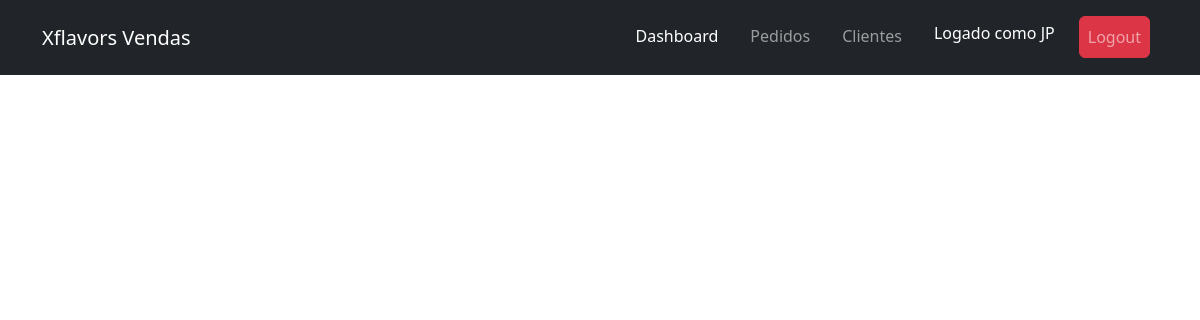
/pedidos/15 (signed in), run on an earlier commit of the app's database.
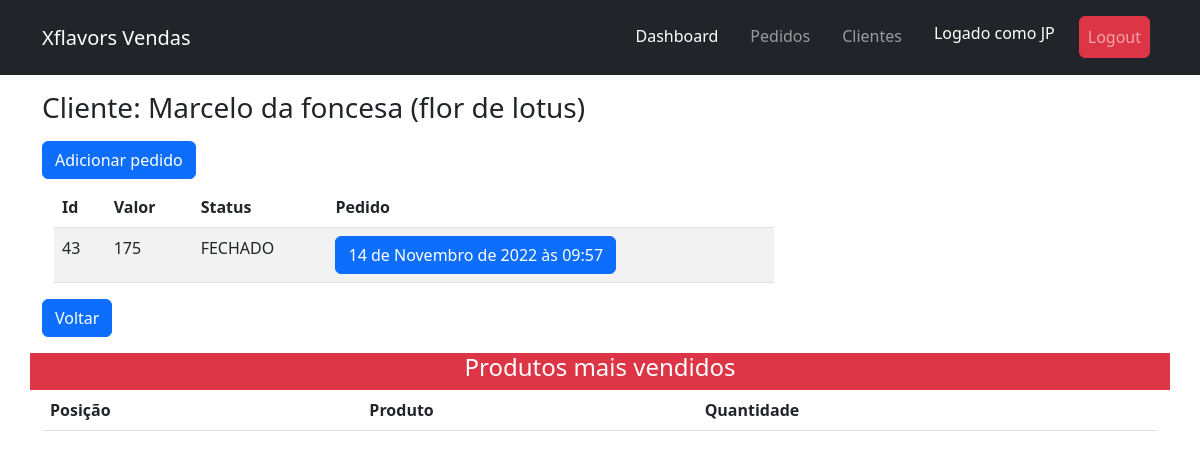
And on a later commit of the database.
### clientes/models.py (models this page shows, shortened)
class Cliente(models.Model):
    vendedor = models.ForeignKey(Vendedor, on_delete=models.CASCADE)
    nome = models.CharField(max_length=80)
    telefone = models.IntegerField(blank= True, null=True)
    email = models.EmailField(blank= True, null=True)
    cpf = models.IntegerField(blank=True, null=True)
    slug = models.SlugField(unique=True, blank=True, null=True)
    created_at = models.DateTimeField(auto_now_add=True, blank=True, null=True)
    updated_at = models.DateTimeField(auto_now=True, blank=True, null=True)

### pedidos/models.py (models this page shows, shortened)
class Pedido(models.Model):
    cliente = models.ForeignKey(Cliente, on_delete=models.CASCADE)
    vendedor = models.ForeignKey(Vendedor, on_delete=models.CASCADE)
    items = models.ManyToManyField(Item)
    created_at = models.DateTimeField(auto_now_add=True, blank=True, null=True)
    updated_at = models.DateTimeField(auto_now=True, blank=True, null=True)
    status = models.BooleanField(default=False)
    pagamento = models.BooleanField(default=False)
    primeira_compra = models.BooleanField(default=False)
    recebido = models.BooleanField(default=False)
    def __str__(self):
        return str(self.pk)
    @property
    def valor_total(self):
        return sum([int(item.valor_total) for item in self.items.all()])

class Item(models.Model):
    produto = models.ForeignKey(Juice, on_delete=models.CASCADE)
    quantidade = models.PositiveIntegerField()
    created_at = models.DateTimeField(auto_now_add=True, blank=True, null=True)
    updated_at = models.DateTimeField(auto_now=True, blank=True, null=True)
    @property
    def valor_total(self):
        qr_item = [it.items.all() for it in self.pedido_set.all()]
        total = []
        for items in qr_item:
            for item  in items:
                total.append(item.quantidade)
        quantidade= sum(total)
        if self.produto.mg == '9mg' or self.produto.mg == '12mg':
            if quantidade >= 20 and quantidade <= 49:
                return 24 * self.quantidade
            elif quantidade >= 50 and quantidade <= 99:
                return 22 * self.quantidade
            elif quantidade >= 100 and quantidade <= 199:
                return 20 * self.quantidade
            elif quantidade >= 200:
                return 19 * self.quantidade
            else:
                return self.quantidade * 27
        else:
            if quantidade >= 20 and quantidade <= 49:
                return 22 * self.quantidade
            elif quantidade >= 50 and quantidade <= 99:
                return 20 * self.quantidade
            elif quantidade >= 100 and quantidade <= 199:
                return 18 * self.quantidade
            elif quantidade >= 200:
                return 17 * self.quantidade
            else:
                return self.quantidade * 25

### produtos/models.py (models this page shows, shortened)
class Juice(models.Model):
    NIC = (
        ("0mg", "0"),
        ("3mg", "3"),
        ("6mg", "6"),
        ("9mg", "9"),
        ("12mg", "12"),
    )
    nome = models.CharField(max_length=50)
    mls = models.IntegerField()
    mg = models.CharField(max_length= 4, choices = NIC,
        default ='0')
    valor = models.DecimalField(max_digits=8,decimal_places=2)
    descricao = models.TextField(max_length=800)
    criado = models.DateField(auto_now_add=True)
    updated = models.DateTimeField(auto_now=True)
    imagem = models.ImageField(upload_to='static/juices', null=True, blank=True)
    created_at = models.DateTimeField(auto_now_add=True, blank=True, null=True)
    updated_at = models.DateTimeField(auto_now=True, blank=True, null=True)

### pedidos/views.py (the view, shortened to what this page needs)
# urls.py: path('pedidos', todos_pedidos, name='pedidos'),
@login_required
def pedidos(request, cliente):
    clientes = Cliente.objects.filter(id=cliente)
    vendedor = Vendedor.objects.all()
    produtos = Juice.objects.all()
    pedidos = Pedido.objects.filter(cliente_id=cliente)
    item = Item.objects.all()
    items_mais_vendidos = Item.objects.filter(pedido__vendedor=request.user.vendedor.id, pedido__pagamento=True,pedido__cliente__id=cliente)
    item_p = {}
    context = {
        'item_p':item_p,
        'clientes': clientes,
                'vendedor': vendedor,
                'produtos': produtos,
                'pedidos': pedidos,
                'item': item,
                }
    return render(request=request, template_name="pedidos.html",context= context)

### templates/pedidos.html (shortened to what this page needs)
{% extends 'base.html' %}
{% load static %}
{% block content %}
<div class="container my-3">
    {% for cliente in clientes %}
   <h3>Cliente: {{cliente.nome}}</h3>
    <form method="post">
        <button type="submit" class="btn btn-primary my-2">Adicionar pedido</button>
    </form>
    <div class="container">
        <div class="row">
            <div class="col-8">
                <table class="table table-striped table-inverse table-responsive">
                    <thead class="thead-default">
                    <tr>
                        <th>Id</th>
                        <th>Valor</th>
                        <th>Status</th>
                        <th>Pedido</th>
                    </tr>
                    </thead>
                    <tbody>{% for pedido in pedidos %}
                    <tr>
                        <td scope="row">{{ pedido }}</td>
                        <td>{{pedido.valor_total}}</td>
                        <td>{% if pedido.status == False %} ABERTO {% else %} FECHADO {% endif %}</td>
                        <td><a name="" id="" class="btn btn-primary" href="/pedido/{{cliente.slug}}/{{pedido.id}}"
                               role="button">{{pedido.created_at}}</a></td>
                    </tr>
                    {% endfor %}
                    </tbody>
                </table>
            </div>
        </div>
    </div>
    <a  class="btn btn-primary" href="/dashboard" role="button">Voltar</a>
</div>
<div class="container my-3">
    <div class="row bg-danger"><h4 class="text-white text-center">Produtos mais vendidos</h4></div>
        <table class="table table-striped  table-responsive">
        <thead class="thead-inverse">
        <tr>
            <th>Posição</th>
            <th>Produto</th>
            <th>Quantidade</th>
        </tr>
        </thead>
    </table>
</div>
{% endfor %}
{% endblock %}

What changed in the data, as far as the page shows it:
added Cliente: nome "Marcelo da foncesa (flor de lotus)"
added Pedido: id "43", valor_total "175", status "FECHADO", created_at "14 de Novembro de 2022 às 09:57"
